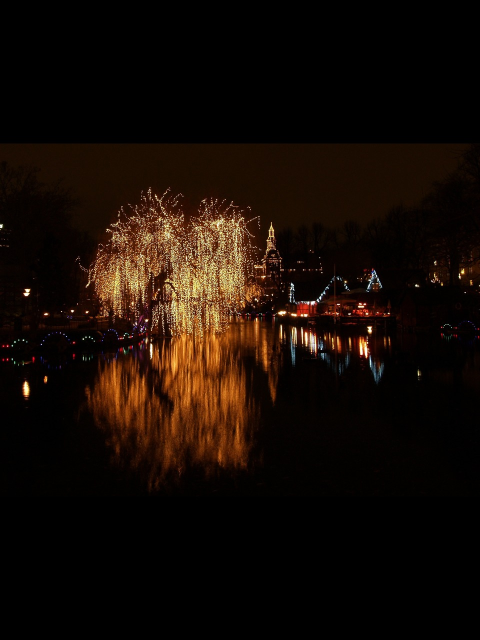
#> input picture sample.jpg, 960 x 1280 px (shown at 1/2 size)
$ python -i image.py   (imports and definitions only)
#> lines starting #> are read from the running program, lines starting #| are printed output that depends on the picture
"""Image processing utilities."""

import io
import numpy as np
from PIL import Image, ImageFile
from invisible_watermark.config import JPEG_QUALITY

def load_and_preprocess(image_path, size=(64, 64)):
    """Load and preprocess image."""
#> called with image_path = '../sample.jpg', size = (64, 64)
    try:
        ImageFile.LOAD_TRUNCATED_IMAGES = True
        with open(image_path, 'rb') as f:
            img = Image.open(f)
#> img is the input picture: PIL image 960x1280 RGB; mean R, G, B 21.8, 11.5, 5.2
            img = img.convert('RGB').convert('L')
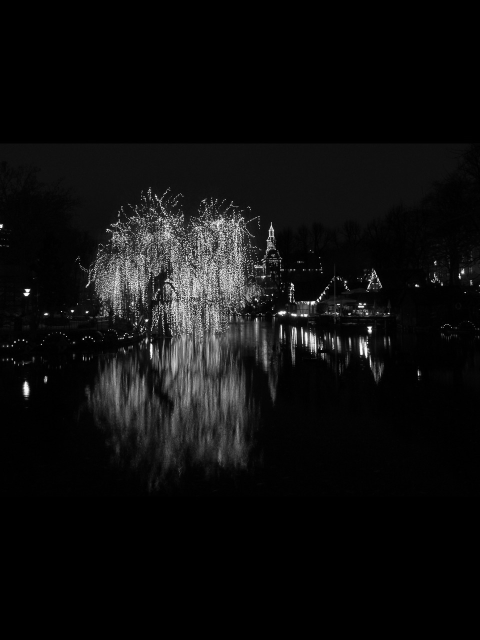
#> img: PIL image 960x1280 L (shown at 1/2 size); min 0, max 255, mean 13.9
            img = img.resize(size, Image.Resampling.BICUBIC)
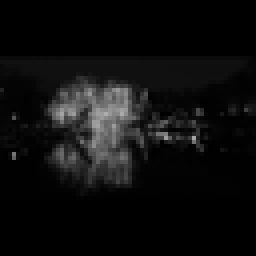
#> img: PIL image 64x64 L (shown 4 times larger); min 0, max 173, mean 13.9
            return np.array(img, dtype=np.float32) / 255.0
    except Exception as e:
        print(f"Error loading image: {e}")
        raise

def simulate_jpeg_compression(image_array, quality=JPEG_QUALITY):
    """Simulate JPEG compression."""
    image_uint8 = (image_array * 255).clip(0, 255).astype(np.uint8)
    pil_img = Image.fromarray(image_uint8)
    buffer = io.BytesIO()
    pil_img.save(buffer, format="JPEG", quality=quality)
    buffer.seek(0)
    compressed_img = Image.open(buffer).convert('L')
    compressed_img = compressed_img.resize(image_array.shape[::-1], Image.Resampling.BICUBIC)
    return np.array(compressed_img, dtype=np.float32) / 255.0

def save_image(array, path):
    """Save image array to file."""
    uint8_array = (array * 255).clip(0, 255).astype(np.uint8)
    Image.fromarray(uint8_array).save(path)

>>> result = load_and_preprocess('../sample.jpg')
